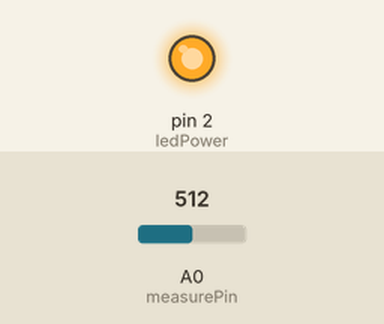
Simulated run of this sketch. Board: Arduino Uno, built with avr-gcc and run on an emulated ATmega328P. Shown: output pins drawn as LEDs (lit = HIGH). The test bench sets the inputs (shaded band); at power-on: A0 (measurePin) = 512. What the sketch prints to the serial monitor is not drawn.

Above: at 0.1 s.
Timing chart, 0 to 1.6 s (numbered marks = the images above):
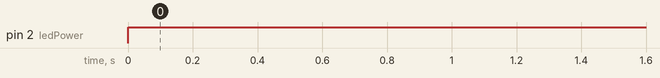

The sketch:

DSFG.ino
```cpp
int measurePin = A0; //Connect dust sensor to Arduino A0 pin
int ledPower = 2;   //Connect 3 led driver pins of dust sensor to Arduino D2

int samplingTime = 280;
int deltaTime = 40;
int sleepTime = 9680;

float voMeasured = 0;
float calcVoltage = 0;
float dustDensity = 0;

void setup(){
  Serial.begin(9600);
  pinMode(ledPower,OUTPUT);
}

void loop(){
  digitalWrite(ledPower,LOW); // power on the LED
  delayMicroseconds(samplingTime);

  voMeasured = analogRead(measurePin); // read the dust value

  delayMicroseconds(deltaTime);
  digitalWrite(ledPower,HIGH); // turn the LED off
  delayMicroseconds(sleepTime);

  // 0 - 5V mapped to 0 - 1023 integer values
  // recover voltage
  calcVoltage = voMeasured * (5.0 / 1024.0);

  // linear eqaution taken from http://www.howmuchsnow.com/arduino/airquality/
  // Chris Nafis (c) 2012
  dustDensity = 170 * calcVoltage - 0.1;


  Serial.println(dustDensity); // unit: ug/m3

  delay(1000);
}
```

Measured:
- by itself, pin 2 (ledPower): LOW → HIGH at 0.00 s
